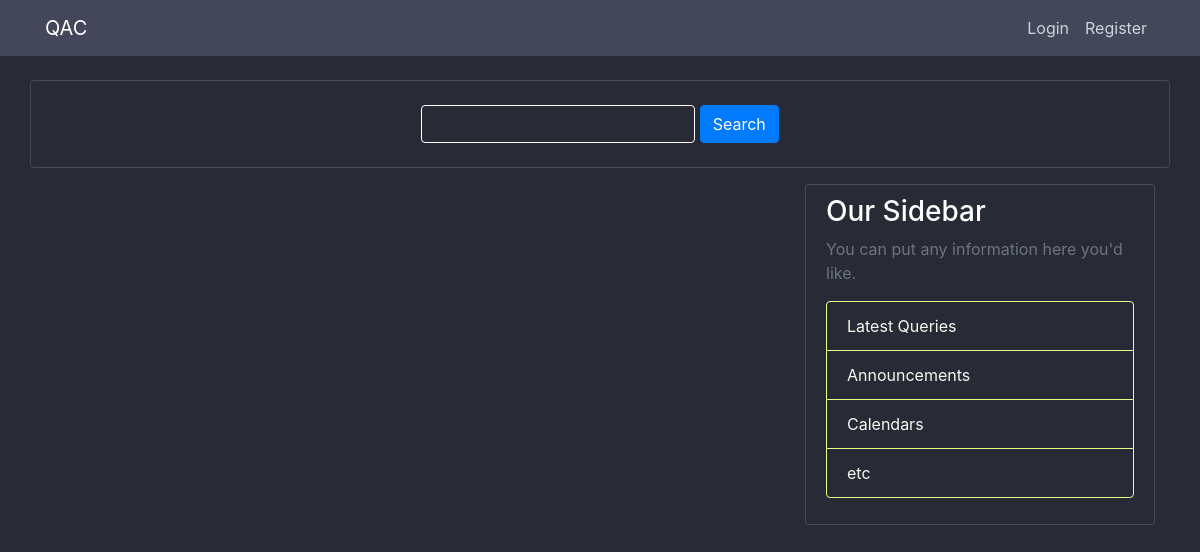
The app's page /, older data.
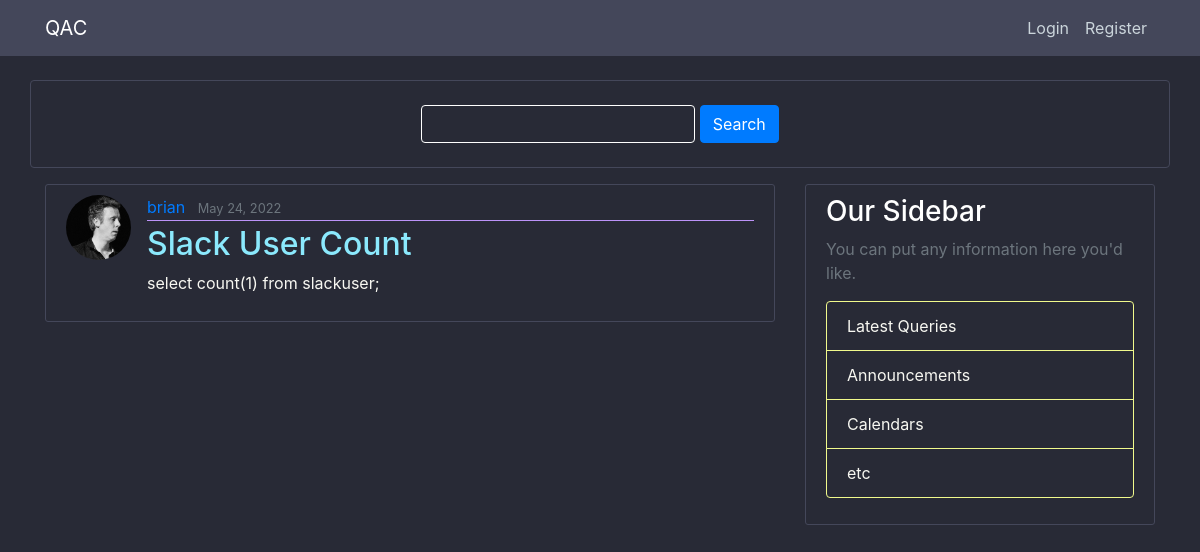
The same page, newer data.
### queries/models.py (models this page shows, shortened)
class Query(models.Model):
    title = models.CharField(max_length=100)
    content = models.TextField()
    date_created = models.DateTimeField(default=timezone.now)
    author = models.ForeignKey(User, on_delete=models.CASCADE)

### users/models.py (models this page shows, shortened)
class Profile(models.Model):
    user = models.OneToOneField(User, on_delete=models.CASCADE)
    image = models.ImageField(default='default.jpg', upload_to='profile_pics')

### queries/views.py (the view)
# urls.py: path('', QueryListView.as_view(), name='queries-home'),
class QueryListView(ListView):
    model = Query
    template_name = 'queries/home.html'  # <app>/<model>_<viewtype>.html
    context_object_name = 'queries'
    ordering = ['-date_created']
    paginate_by = 5

### queries/templates/queries/home.html (shortened to what this page needs)
{% extends "queries/base.html" %}
{% block content %}
    {% for query in queries %}
        <article class="media content-section">
          <img class="rounded-circle article-img" src="{{ query.author.profile.image.url }}">
          <div class="media-body">
            <div class="article-metadata">
              <a class="mr-2" href="{% url 'user-queries' query.author.username %}">{{ query.author }}</a>
              <small class="text-muted">{{ query.date_created|date:"F d, Y" }}</small>
            </div>
            <h2><a class="article-title" href="{% url 'query-detail' query.id %}">{{ query.title }}</a></h2>
            <p class="article-content">{{ query.content }}</p>
          </div>
        </article>
    {% endfor %}
{% endblock content %}

### queries/templates/queries/base.html (shortened to what this page needs)
{% load static %}
<!DOCTYPE html>
<html>
<head>
    <link rel="stylesheet" href="https://maxcdn.bootstrapcdn.com/bootstrap/4.0.0/css/bootstrap.min.css">
    <link rel="stylesheet" type="text/css" href="{% static 'queries/main.css' %}">
</head>
<body>
    <header class="site-header">
      <nav class="navbar navbar-expand-md navbar-dark bg-steel fixed-top">
        <div class="container">
          <a class="navbar-brand mr-4" href="{% url 'queries-home' %}">QAC</a>
          <div class="collapse navbar-collapse" id="navbarToggle">
            <div class="navbar-nav">
              {% if user.is_authenticated %}
                <a class="nav-item nav-link" href="{% url 'query-create' %}">New Query</a>
                <a class="nav-item nav-link" href="{% url 'profile' %}">Profile</a>
                <a class="nav-item nav-link" href="{% url 'logout' %}">Logout</a>
              {% else %}
                <a class="nav-item nav-link" href="{% url 'login' %}">Login</a>
                <a class="nav-item nav-link" href="{% url 'register' %}">Register</a>
              {% endif %}
            </div>
          </div>
        </div>
      </nav>
    </header>
    <main role="main" class="container">
    <div class="row search-box mb-3">
        <div class="col-md-12 mt-4 mb-4 text-center">
            <form>
                <input type="text" class="search-field">
                <button type="submit" class="btn btn-primary">Search</button>
            </form>
        </div>
    </div>
      <div class="row">
        <div class="col-md-8">
          {% block content %}{% endblock %}
        </div>
        <div class="col-md-4">
          <div class="content-section">
            <h3>Our Sidebar</h3>
            <p class='text-muted'>You can put any information here you'd like.
              <ul class="list-group">
                <li class="list-group-item">Latest Queries</li>
                <li class="list-group-item">Announcements</li>
                <li class="list-group-item">Calendars</li>
                <li class="list-group-item">etc</li>
              </ul>
            </p>
          </div>
        </div>
      </div>
    </main>
</body>
</html>

### queries/static/queries/main.css (style rules this page uses)
body { background: #282a36; color: #f8f8f2; margin-top: 5rem; }
h1, h2, h3, h4, h5, h6 { color: white; }
ul { margin: 0; }
.bg-steel { background-color: #44475a; }
.list-group-item { background-color: #282a36; border: 1px solid #f1fa8c; }
.site-header .navbar-nav .nav-link { color: #cbd5db; }
.content-section { background: #282a36; padding: 10px 20px; border: 1px solid #44475a; border-radius: 3px; margin-bottom: 20px; }
.article-title { color: #8be9fd; }
.article-content { white-space: pre-line; }
.article-img { height: 65px; width: 65px; margin-right: 16px; }
.article-metadata { padding-bottom: 1px; margin-bottom: 4px; border-bottom: 1px solid #bd93f9 }
.search-field { background-color: #282a36; border: 1px solid; display: inline-block; font-weight: 400; white-space: nowrap; vertical-align: middle; padding: 0.375rem 0.75rem; font-size: 1rem; line-height: 1.5; border-radius: 0.25rem; color: white }
.search-box { border: 1px solid #44475a; border-radius: 0.25rem; }

Row changes from the older to the newer data that the page shows:
added Query: author.profile.image (placeholder picture), author "brian", date_created "May 24, 2022", title "Slack User Count", content "select count(1) from slackuser;"
